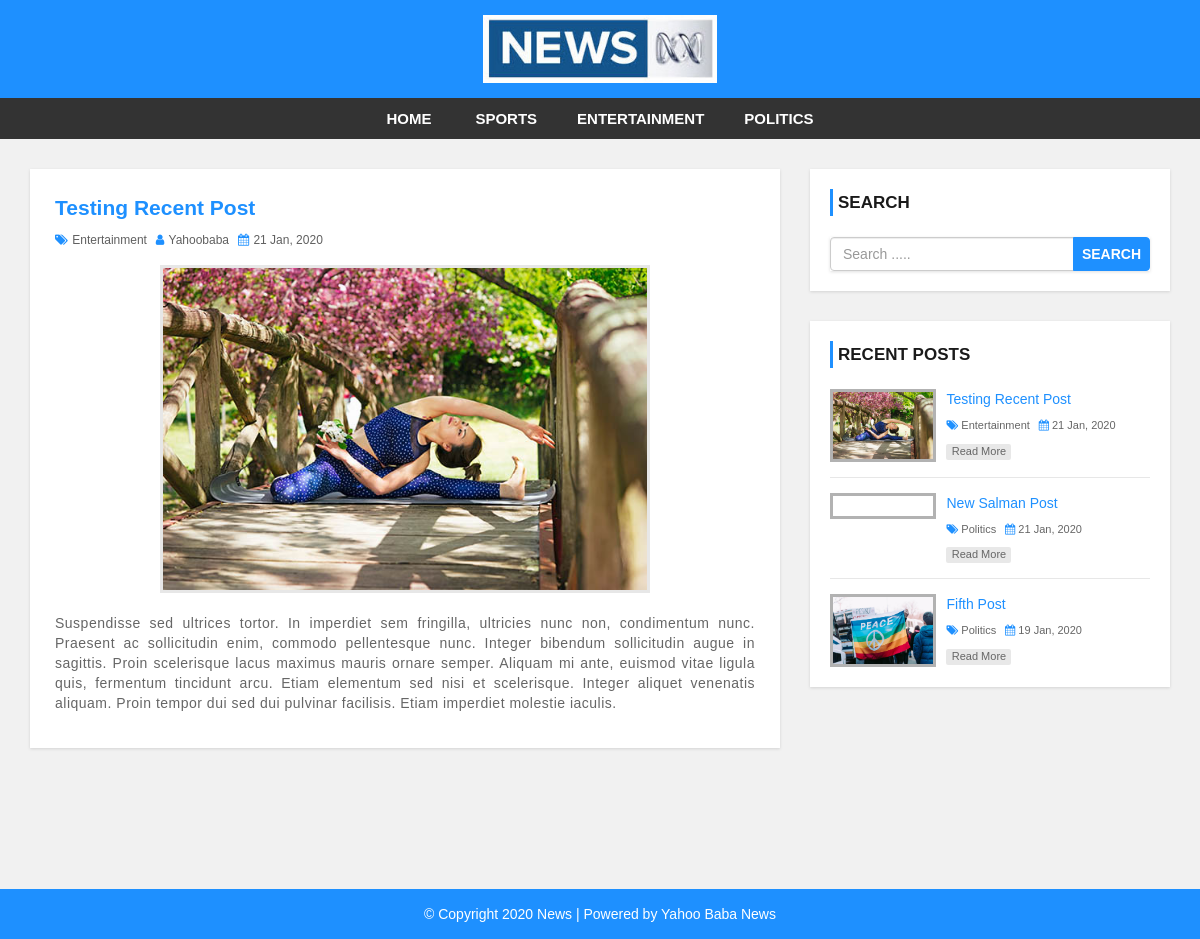
Page /single.php?id=42 on the committed database.
### tables this page shows
CREATE TABLE `settings` (
  `id` int(11) NOT NULL,
  `websitename` varchar(60) NOT NULL,
  `logo` varchar(50) NOT NULL,
  `footerdesc` varchar(255) NOT NULL
);

CREATE TABLE `category` (
  `category_id` int(11) NOT NULL,
  `category_name` varchar(100) NOT NULL,
  `post` int(11) NOT NULL DEFAULT 0
);

CREATE TABLE `post` (
  `post_id` int(11) NOT NULL,
  `title` varchar(100) NOT NULL,
  `description` text NOT NULL,
  `category` varchar(100) NOT NULL,
  `post_date` varchar(50) NOT NULL,
  `author` int(11) NOT NULL,
  `post_img` varchar(100) NOT NULL
);

CREATE TABLE `user` (
  `user_id` int(10) UNSIGNED NOT NULL,
  `first_name` varchar(30) NOT NULL,
  `last_name` varchar(30) NOT NULL,
  `username` varchar(30) DEFAULT NULL,
  `password` varchar(40) DEFAULT NULL,
  `role` int(11) NOT NULL
);

### config.php (called while the page is built, shortened)
<?php
$hostname = "http://localhost/news-site";
?>

### single.php (the view)
<?php include 'header.php'; ?>
    <div id="main-content">
        <div class="container">
            <div class="row">
                <div class="col-md-8">
                    <div class="post-container">
                      <?php
                        include "config.php";
                        $post_id = $_GET['id'];
                        $sql = "SELECT post.post_id, post.title, post.description,post.post_date,post.author,
                        category.category_name,user.username,post.category,post.post_img FROM post
                        LEFT JOIN category ON post.category = category.category_id
                        LEFT JOIN user ON post.author = user.user_id
                        WHERE post.post_id = {$post_id}";
                        $result = mysqli_query($conn, $sql) or die("Query Failed.");
                        if(mysqli_num_rows($result) > 0){
                          while($row = mysqli_fetch_assoc($result)) {
                      ?>
                        <div class="post-content single-post">
                            <h3><?php echo $row['title']; ?></h3>
                            <div class="post-information">
                                <span>
                                    <i class="fa fa-tags" aria-hidden="true"></i>
                                    <a href='category.php?cid=<?php echo $row['category']; ?>'><?php echo $row['category_name']; ?></a>
                                </span>
                                <span>
                                    <i class="fa fa-user" aria-hidden="true"></i>
                                    <a href='author.php?aid=<?php echo $row['author']; ?>'><?php echo $row['username']; ?></a>
                                </span>
                                <span>
                                    <i class="fa fa-calendar" aria-hidden="true"></i>
                                    <?php echo $row['post_date']; ?>
                                </span>
                            </div>
                            <img class="single-feature-image" src="admin/upload/<?php echo $row['post_img']; ?>" alt=""/>
                            <p class="description">
                                <?php echo $row['description']; ?>
                            </p>
                        </div>
                        <?php
                          }
                        }else{
                          echo "<h2>No Record Found.</h2>";
                        }
                        ?>
                    </div>
                </div>
                <?php include 'sidebar.php'; ?>
            </div>
        </div>
    </div>
<?php include 'footer.php'; ?>

### header.php (shortened to what this page needs)
<?php
  include "config.php";
?>
<!DOCTYPE html>
<html lang="en">
<head>
    <link rel="stylesheet" href="css/bootstrap.min.css" />
    <link rel="stylesheet" href="css/font-awesome.css">
    <link rel="stylesheet" href="css/style.css">
</head>
<body>
<div id="header">
    <div class="container">
        <div class="row">
            <div class=" col-md-offset-4 col-md-4">
              <?php
                include "config.php";
                $sql = "SELECT * FROM settings";
                $result = mysqli_query($conn, $sql) or die("Query Failed.");
                if(mysqli_num_rows($result) > 0){
                  while($row = mysqli_fetch_assoc($result)) {
                    if($row['logo'] == ""){
                      echo '<a href="index.php"><h1>'.$row['websitename'].'</h1></a>';
                    }else{
                      echo '<a href="index.php" id="logo"><img src="admin/images/'. $row['logo'] .'"></a>';
                    }
                  }
                }
                ?>
            </div>
        </div>
    </div>
</div>
<div id="menu-bar">
    <div class="container">
        <div class="row">
            <div class="col-md-12">
              <?php
                include "config.php";
                $sql = "SELECT * FROM category WHERE post > 0";
                $result = mysqli_query($conn, $sql) or die("Query Failed. : Category");
                if(mysqli_num_rows($result) > 0){
                  $active = "";
              ?>
                <ul class='menu'>
                  <li><a href='<?php echo $hostname; ?>'>Home</a></li>
                  <?php while($row = mysqli_fetch_assoc($result)) {
                    echo "<li><a class='{$active}' href='category.php?cid={$row['category_id']}'>{$row['category_name']}</a></li>";
                  } ?>
                </ul>
                <?php } ?>
            </div>
        </div>
    </div>
</div>

### sidebar.php
<div id="sidebar" class="col-md-4">
    <div class="search-box-container">
        <h4>Search</h4>
        <form class="search-post" action="search.php" method ="GET">
            <div class="input-group">
                <input type="text" name="search" class="form-control" placeholder="Search .....">
                <span class="input-group-btn">
                    <button type="submit" class="btn btn-danger">Search</button>
                </span>
            </div>
        </form>
    </div>
    <div class="recent-post-container">
        <h4>Recent Posts</h4>
        <?php
        include "config.php";
        $limit = 3;
        $sql = "SELECT post.post_id, post.title, post.post_date,
        category.category_name,post.category,post.post_img FROM post
        LEFT JOIN category ON post.category = category.category_id
        ORDER BY post.post_id DESC LIMIT {$limit}";
        $result = mysqli_query($conn, $sql) or die("Query Failed. : Recent Post");
        if(mysqli_num_rows($result) > 0){
          while($row = mysqli_fetch_assoc($result)) {
      ?>
        <div class="recent-post">
            <a class="post-img" href="single.php?id=<?php echo $row['post_id']; ?>">
                <img src="admin/upload/<?php echo $row['post_img']; ?>" alt=""/>
            </a>
            <div class="post-content">
                <h5><a href="single.php?id=<?php echo $row['post_id']; ?>"><?php echo $row['title']; ?></a></h5>
                <span>
                    <i class="fa fa-tags" aria-hidden="true"></i>
                    <a href='category.php?cid=<?php echo $row['category']; ?>'><?php echo $row['category_name']; ?></a>
                </span>
                <span>
                    <i class="fa fa-calendar" aria-hidden="true"></i>
                    <?php echo $row['post_date']; ?>
                </span>
                <a class="read-more" href="single.php?id=<?php echo $row['post_id']; ?>">read more</a>
            </div>
        </div>
    <?php
      }
    }
    ?>
    </div>
</div>

### footer.php
<div id ="footer">
    <div class="container">
        <div class="row">
            <div class="col-md-12">
              <?php
                include "config.php";
                $sql = "SELECT * FROM settings";
                $result = mysqli_query($conn, $sql) or die("Query Failed.");
                if(mysqli_num_rows($result) > 0){
                  while($row = mysqli_fetch_assoc($result)) {
              ?>
                <span><?php echo $row['footerdesc']; ?></span>
              <?php
                }
              }
              ?>
            </div>
        </div>
    </div>
</div>
</body>
</html>

### css/style.css (style rules this page uses)
body { background: #f1f1f1; font-family: sans-serif,arial,Helvetica; }
a, a:hover, a:focus { text-decoration: none; outline: none; }
ul { margin:0; padding:0; list-style:none; }
form { background: #fff; padding: 25px; box-shadow:0 1px 3px rgba(0, 0, 0, 0.13); }
#header { background: #1e90ff; text-align: center; padding: 15px; }
#logo { display: inline-block; width: 65%; }
#logo img { width: 100%; }
#menu-bar { background: #333; text-align: center; }
#menu-bar .menu > li { display: inline-block; }
.menu > li > a { padding: 10px 20px; display: block; text-transform: uppercase; color: #fff; font-size: 15px; font-weight:600; transition:all 0.5s ease 0s; }
#main-content { padding: 30px 0; min-height: 750px; }
#main-content .post-container { background-color: #fff; padding: 25px; box-shadow: 0 1px 3px rgba(0, 0, 0, 0.13); }
#main-content .post-content { border-bottom: 1px solid #d1d1d1; padding: 0 0 30px; margin-bottom:30px; }
#main-content .post-content img { width: 100%; }
#main-content .post-content h3 { font-size: 21px; line-height: 28px; font-weight: 600; margin: 0 0 7px; }
#main-content .post-content .post-information span { color: #606060; font-size: 12px; text-transform: capitalize; margin: 0 5px 5px 0; display: inline-block; }
#main-content .post-content .post-information i { color: #1e90ff; margin-right: 1px; }
#main-content .post-content .post-information a { color: #606060; text-decoration: none; }
#main-content .post-content p, #main-content .single-post p { color: #666; font-size: 14px; letter-spacing: 0.5px; margin:0 0 10px; }
#main-content .post-content a.read-more { color: #fff; background-color: #1E90FF; font-size: 12px; text-transform: capitalize; padding: 3px 8px; border-radius: 2px; transition: all 0.3s; }
#main-content .single-post { border: none; margin-bottom: 0; padding-bottom: 0; }
#main-content .single-post h3 { color: #1e90ff; }
#main-content .single-post .post-information { margin: 0 0 10px; }
#main-content .single-post p { text-align: justify; }
#main-content .single-post img.single-feature-image { width: 70%; margin: 0 auto 20px; display: block; border: 3px solid #e7e7e7; }
i.fa { color:#222; }
#sidebar h4 { color: #1A1A1A; font-size: 17px; line-height: 27px; font-weight:600; text-transform: uppercase; padding: 0 0 0 5px; margin: 0 0 21px; border-left: 3px solid #1e90ff; }
#sidebar .search-box-container { background-color: #fff; padding: 20px; margin: 0 0 30px; box-shadow: 0 1px 3px rgba(0, 0, 0, 0.13); }
#sidebar .search-post { padding: 0; }
#sidebar .search-post input { color: #606060; }
#sidebar .search-post .btn { font-weight: 600; text-transform: uppercase; padding: 6px 8px; background-color: #1E90FF; border-color: #1E90FF; outline: none; }
#sidebar .recent-post-container { padding: 20px; background: #fff; box-shadow: 0 1px 3px rgba(0, 0, 0, 0.13); }
#sidebar .recent-post { border-bottom: 1px solid #e7e7e7; padding: 0 0 15px; margin: 0 0 15px; }
#sidebar .recent-post:last-child { margin: 0; padding: 0; border: none; }
#sidebar .recent-post .post-img { display: inline-block; width: 33%; border: 3px solid rgba(0,0,0,0.3); vertical-align: top; transition: border .3s; }
#sidebar .recent-post .post-img img { width: 100%; }
#sidebar .recent-post .post-content { width: 65%; display: inline-block; border: none; padding: 0 0 0 7px; margin: 0; }
#sidebar .recent-post h5 { font-size: 14px; line-height: 20px; margin: 0 0 5px; }
#sidebar .recent-post h5 a { color: #1E90FF; }
#sidebar .recent-post span { color: #666; font-size: 11px; display: inline-block; margin: 0 5px 10px 0; }
#sidebar .recent-post span a { color: #666; }
#sidebar .recent-post span i { color: #1E90FF; }
#sidebar .recent-post a.read-more { color: #666; background-color: rgba(0,0,0,0.09); width: 65px; font-size: 11px; text-align: center; padding: 0; display: block; transition: all 0.3s; }
#footer { color: #fff; padding:15px 0; text-align:center; background-color:#1e90ff; }
#footer a { color:#fff; }

### rows in the picture
settings: logo (picture), footerdesc "© Copyright 2020 News | Powered by Yahoo Baba News"
category: category_name "SPORTS"
category: category_name "ENTERTAINMENT"
category: category_name "POLITICS"
post: title "Testing Recent Post", category.category_name "Entertainment", user.username "Yahoobaba", post_date "21 Jan, 2020", post_img (picture), description "Suspendisse sed ultrices tortor. In imperdiet sem fringilla, ultricies nunc non, condimentum nunc. Praesent ac sollicitudin enim, commodo pellentesque nunc. Integer bibendum sollicitudin augue in sagittis. Proin scelerisque lacus maximus mauris ornare semper. Aliquam mi ante, euismod vitae ligula quis, fermentum tincidunt arcu. Etiam elementum sed nisi et scelerisque. Integer aliquet venenatis aliquam. Proin tempor dui sed dui pulvinar facilisis. Etiam imperdiet molestie iaculis."
post: title "New Salman Post", category.category_name "Politics", post_date "21 Jan, 2020"
post: post_img (picture), title "Fifth Post", category.category_name "Politics", post_date "19 Jan, 2020"
